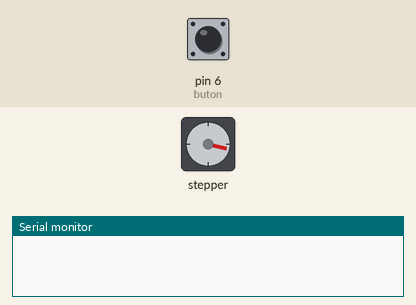
Recording of a sketch running on a simulated Arduino Uno, built with avr-gcc and run on an emulated ATmega328P. Shown: stepper motor, the last lines printed to the serial monitor. Wiring (inferred from the names in the program): stepper motor (2048 steps per turn assumed): coils pin 9, pin 10, pin 11, pin 12. Inputs (shaded band) come from the test bench; at power-on: pin 6 (buton) LOW.

Above: at 1.24 s.
1.3 s: pin 6 (buton) pulled HIGH for 0.15 s
At 1.78 s:
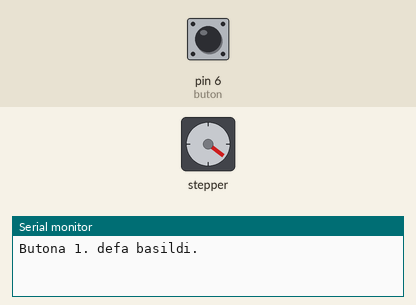
4.3 s: pin 6 (buton) pulled HIGH for 1 s
At 4.3 s:
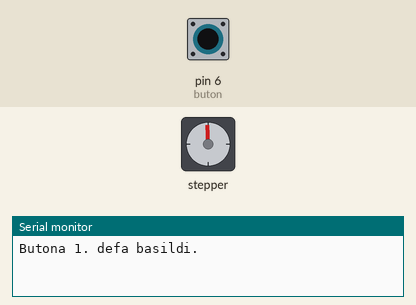
8.3 s: pin 6 (buton) pulsed HIGH 2 times (0.12 s each, 0.3 s apart)
At 8.46 s:
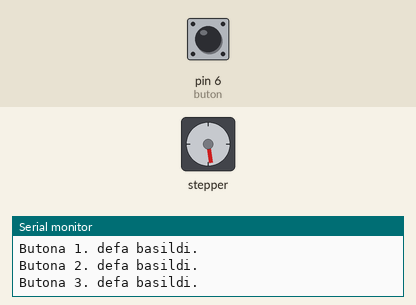
11.9 s: pin 6 (buton) pulled HIGH for 0.15 s
Timing chart, 0 to 16.0 s (numbered marks = the images above; inputs shaded):
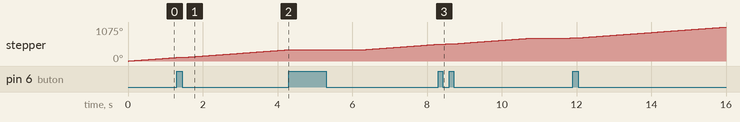

The sketch:

ikisi_ortak.ino
```cpp
#define STEPPER_PIN_1 9
#define STEPPER_PIN_2 10
#define STEPPER_PIN_3 11
#define STEPPER_PIN_4 12
int step_number = 0;

const int buton = 6;
int sayac = 0;
int butonDurumu = 0;

void setup() {


  pinMode(STEPPER_PIN_1, OUTPUT);
  pinMode(STEPPER_PIN_2, OUTPUT);
  pinMode(STEPPER_PIN_3, OUTPUT);
  pinMode(STEPPER_PIN_4, OUTPUT);

  pinMode(buton, INPUT);
  Serial.begin(9600);

}

void loop() {


  for (int i = 0; i < 1; i++) {
    for (int i = 0; i < 4; i++) {
      for (int a = 0; a < 512; a++) {

        butonDurumu = digitalRead(buton);
        if (butonDurumu == HIGH) {
          delay(10);
          sayac ++;
          Serial.print("Butona ");
          Serial.print(sayac);
          Serial.println(". defa basildi.");
          while (butonDurumu == HIGH) {
            butonDurumu = digitalRead(buton);
          }
          delay(10);
        }
        OneStep(true);
        delay(2);

      }
    }
  }
  delay(1000);

}


void OneStep(bool dir) {
  if (dir) {
    switch (step_number) {
      case 0:
        digitalWrite(STEPPER_PIN_1, HIGH);
        digitalWrite(STEPPER_PIN_2, LOW);
        digitalWrite(STEPPER_PIN_3, LOW);
        digitalWrite(STEPPER_PIN_4, LOW);
        break;
      case 1:
        digitalWrite(STEPPER_PIN_1, LOW);
        digitalWrite(STEPPER_PIN_2, HIGH);
        digitalWrite(STEPPER_PIN_3, LOW);
        digitalWrite(STEPPER_PIN_4, LOW);
        break;
      case 2:
        digitalWrite(STEPPER_PIN_1, LOW);
        digitalWrite(STEPPER_PIN_2, LOW);
        digitalWrite(STEPPER_PIN_3, HIGH);
        digitalWrite(STEPPER_PIN_4, LOW);
        break;
      case 3:
        digitalWrite(STEPPER_PIN_1, LOW);
        digitalWrite(STEPPER_PIN_2, LOW);
        digitalWrite(STEPPER_PIN_3, LOW);
        digitalWrite(STEPPER_PIN_4, HIGH);
        break;
    }
  } else {
    switch (step_number) {
      case 0:
        digitalWrite(STEPPER_PIN_1, LOW);
        digitalWrite(STEPPER_PIN_2, LOW);
        digitalWrite(STEPPER_PIN_3, LOW);
        digitalWrite(STEPPER_PIN_4, HIGH);
        break;
      case 1:
        digitalWrite(STEPPER_PIN_1, LOW);
        digitalWrite(STEPPER_PIN_2, LOW);
        digitalWrite(STEPPER_PIN_3, HIGH);
        digitalWrite(STEPPER_PIN_4, LOW);
        break;
      case 2:
        digitalWrite(STEPPER_PIN_1, LOW);
        digitalWrite(STEPPER_PIN_2, HIGH);
        digitalWrite(STEPPER_PIN_3, LOW);
        digitalWrite(STEPPER_PIN_4, LOW);
        break;
      case 3:
        digitalWrite(STEPPER_PIN_1, HIGH);
        digitalWrite(STEPPER_PIN_2, LOW);
        digitalWrite(STEPPER_PIN_3, LOW);
        digitalWrite(STEPPER_PIN_4, LOW);


    }
  }
  step_number++;
  if (step_number > 3) {
    step_number = 0;
  }


}
```
